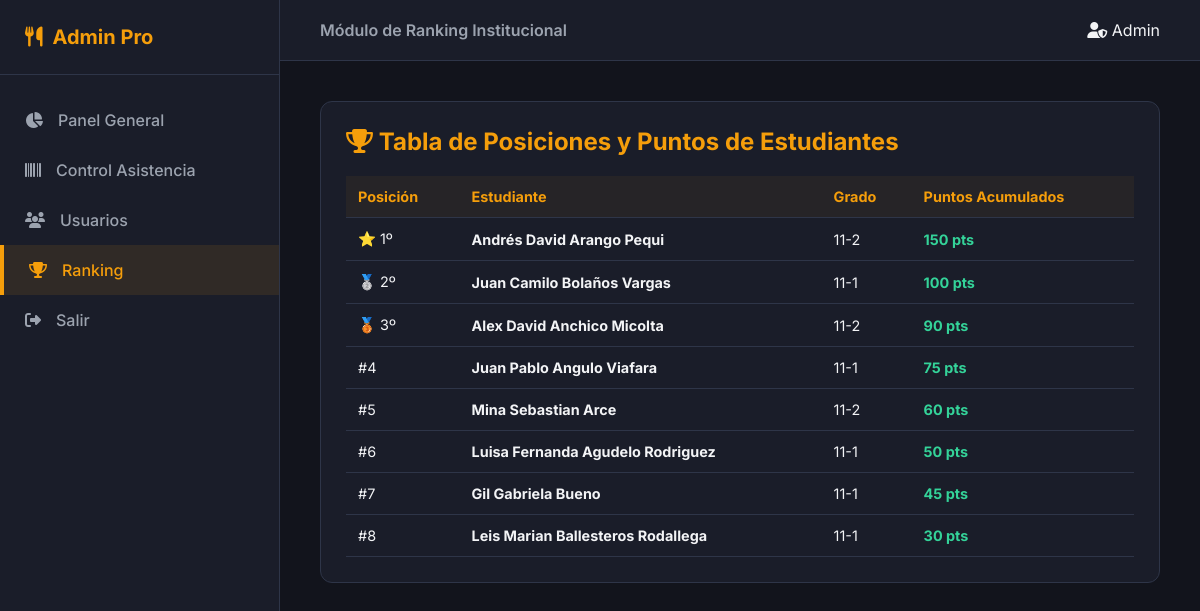
The page /admin/ranking.php (signed in) on the database its author committed.
### tables this page shows
CREATE TABLE usuarios (
    id_usuario INT AUTO_INCREMENT PRIMARY KEY,
    nombre_completo VARCHAR(150) NOT NULL,
    username VARCHAR(50) NOT NULL UNIQUE,
    password_hash VARCHAR(255) NOT NULL,
    password_texto VARCHAR(255) DEFAULT 'Estudiante2026*',
    documento VARCHAR(50) UNIQUE,
    id_rol INT NOT NULL,
    id_grado INT DEFAULT NULL,
    puntos_totales INT DEFAULT 0,
    activo TINYINT DEFAULT 1,
    FOREIGN KEY (id_rol) REFERENCES roles(id_rol) ON DELETE CASCADE,
    FOREIGN KEY (id_grado) REFERENCES grados(id_grado) ON DELETE SET NULL
);

CREATE TABLE grados (
    id_grado INT AUTO_INCREMENT PRIMARY KEY,
    nombre_grado VARCHAR(50) NOT NULL UNIQUE
);

### admin/ranking.php (the view, shortened to what this page needs)
<?php
require_once __DIR__ . '/../config/conexion.php';
$ranking = $pdo->query("SELECT u.nombre_completo, u.puntos_totales, g.nombre_grado FROM usuarios u LEFT JOIN grados g ON u.id_grado = g.id_grado WHERE u.id_rol = 3 ORDER BY u.puntos_totales DESC")->fetchAll();
?>
<!DOCTYPE html>
<html lang="es">
<head>
    <link rel="stylesheet" href="https://cdnjs.cloudflare.com/ajax/libs/font-awesome/6.4.0/css/all.min.css">
</head>
<body>
    <aside>
        <div class="sidebar-brand"><i class="fa-solid fa-utensils"></i> Admin Pro</div>
        <ul class="sidebar-menu">
            <li><a href="dashboard.php"><i class="fa-solid fa-chart-pie"></i> Panel General</a></li>
            <li><a href="asistencia.php"><i class="fa-solid fa-barcode"></i> Control Asistencia</a></li>
            <li><a href="usuarios.php"><i class="fa-solid fa-users"></i> Usuarios</a></li>
            <li><a href="ranking.php" class="active"><i class="fa-solid fa-trophy"></i> Ranking</a></li>
            <li><a href="../logout.php"><i class="fa-solid fa-right-from-bracket"></i> Salir</a></li>
        </ul>
    </aside>
    <main>
        <header>
            <div style="font-weight: 600; color: var(--text-muted);">Módulo de Ranking Institucional</div>
            <span><i class="fa-solid fa-user-shield"></i> Admin</span>
        </header>
        <div class="content">
            <div class="card">
                <h2><i class="fa-solid fa-trophy"></i> Tabla de Posiciones y Puntos de Estudiantes</h2>
                <table>
                    <thead>
                        <tr>
                            <th>Posición</th>
                            <th>Estudiante</th>
                            <th>Grado</th>
                            <th>Puntos Acumulados</th>
                        </tr>
                    </thead>
                    <tbody>
                        <?php $p = 1; foreach ($ranking as $r): ?>
                        <tr>
                            <td><?= $p == 1 ? '⭐ 1º' : ($p == 2 ? '🥈 2º' : ($p == 3 ? '🥉 3º' : '#' . $p)) ?></td>
                            <td><strong><?= htmlspecialchars($r['nombre_completo']) ?></strong></td>
                            <td><?= htmlspecialchars($r['nombre_grado'] ?? 'N/A') ?></td>
                            <td><strong style="color: #34d399;"><?= $r['puntos_totales'] ?> pts</strong></td>
                        </tr>
                        <?php $p++; endforeach; ?>
                    </tbody>
                </table>
            </div>
        </div>
    </main>
</body>
</html>

### admin/ranking.php (style rules this page uses)
:root { --bg-main: #12141c; --bg-card: #1a1d29; --accent-gold: #f59e0b; --text-main: #f3f4f6; --text-muted: #9ca3af; --border-color: #2e3548; }
* { box-sizing: border-box; margin: 0; padding: 0; font-family: 'Inter', sans-serif; }
body { background-color: var(--bg-main); color: var(--text-main); display: flex; min-height: 100vh; }
aside { width: 280px; background-color: var(--bg-card); border-right: 1px solid var(--border-color); display: flex; flex-direction: column; position: fixed; height: 100vh; }
.sidebar-brand { padding: 25px; font-size: 1.25rem; font-weight: 700; color: var(--accent-gold); display: flex; align-items: center; gap: 10px; border-bottom: 1px solid var(--border-color); }
.sidebar-menu { list-style: none; padding: 20px 0; flex-grow: 1; }
.sidebar-menu li a { display: flex; align-items: center; gap: 15px; padding: 15px 25px; color: var(--text-muted); text-decoration: none; font-weight: 500; transition: all 0.3s ease; }
.sidebar-menu li a:hover, .sidebar-menu li a.active { background-color: rgba(245, 158, 11, 0.1); color: var(--accent-gold); border-left: 4px solid var(--accent-gold); }
main { margin-left: 280px; flex-grow: 1; display: flex; flex-direction: column; }
header { background-color: var(--bg-card); border-bottom: 1px solid var(--border-color); padding: 20px 40px; display: flex; justify-content: space-between; align-items: center; }
.content { padding: 40px; }
.card { background-color: var(--bg-card); border: 1px solid var(--border-color); border-radius: 12px; padding: 25px; }
h2 { color: var(--accent-gold); margin-bottom: 20px; }
table { width: 100%; border-collapse: collapse; margin-top: 10px; text-align: left; }
th, td { padding: 12px; border-bottom: 1px solid var(--border-color); font-size: 0.9rem; }
th { color: var(--accent-gold); background-color: rgba(245, 158, 11, 0.05); }

### rows shown on the page
usuarios: shows "⭐ 1º", nombre_completo "Andrés David Arango Pequi", id_grado.nombre_grado "11-2", puntos_totales "150"
usuarios: shows "🥈 2º", nombre_completo "Juan Camilo Bolaños Vargas", id_grado.nombre_grado "11-1", puntos_totales "100"
usuarios: shows "🥉 3º", nombre_completo "Alex David Anchico Micolta", id_grado.nombre_grado "11-2", puntos_totales "90"
usuarios: nombre_completo "Juan Pablo Angulo Viafara", id_grado.nombre_grado "11-1", puntos_totales "75"
usuarios: nombre_completo "Mina Sebastian Arce", id_grado.nombre_grado "11-2", puntos_totales "60"
usuarios: nombre_completo "Luisa Fernanda Agudelo Rodriguez", id_grado.nombre_grado "11-1", puntos_totales "50"
usuarios: nombre_completo "Gil Gabriela Bueno", id_grado.nombre_grado "11-1", puntos_totales "45"
usuarios: nombre_completo "Leis Marian Ballesteros Rodallega", id_grado.nombre_grado "11-1", puntos_totales "30"
